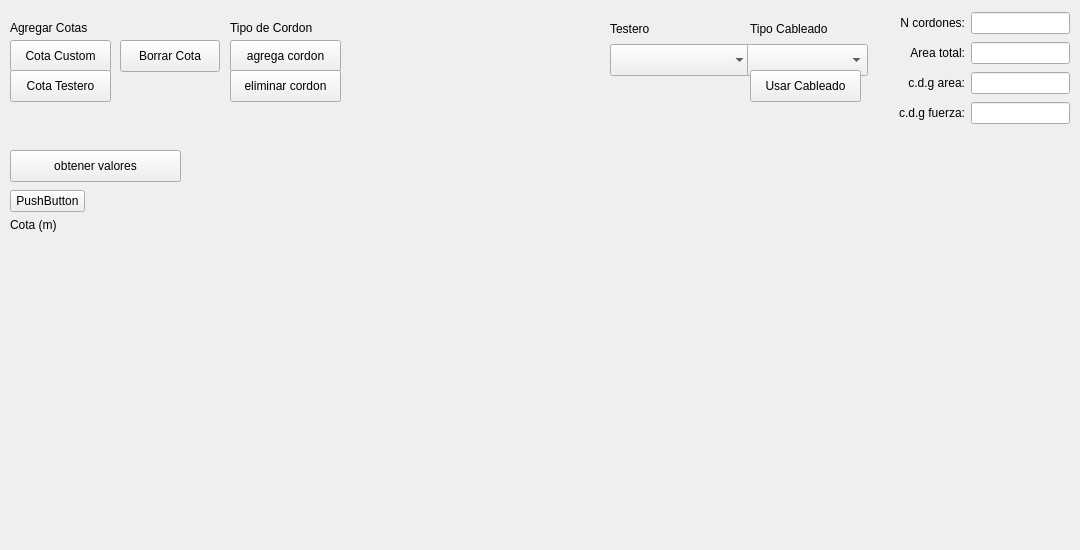
   <widget class="QWidget" name="tab_2">
    <attribute name="title">
     <string>Tab 2</string>
    </attribute>
    <widget class="QWidget" name="gridLayoutWidget_2">
     <property name="geometry">
      <rect>
       <x>10</x>
       <y>190</y>
       <width>1061</width>
       <height>351</height>
      </rect>
     </property>
     <layout class="QGridLayout" name="gridLayout">
      <property name="horizontalSpacing">
       <number>-1</number>
      </property>
      <item row="1" column="0">
       <layout class="QVBoxLayout" name="verticalLayout">
        <property name="spacing">
         <number>0</number>
        </property>
        <item>
         <widget class="QLabel" name="tab2_label_cota">
          <property name="maximumSize">
           <size>
            <width>100</width>
            <height>16777215</height>
           </size>
          </property>
          <property name="text">
           <string>Cota (m)</string>
          </property>
         </widget>
        </item>
        <item>
         <spacer name="verticalSpacer_2">
          <property name="orientation">
           <enum>Qt::Orientation::Vertical</enum>
          </property>
          <property name="sizeHint" stdset="0">
           <size>
            <width>20</width>
            <height>40</height>
           </size>
          </property>
         </spacer>
        </item>
       </layout>
      </item>
      <item row="0" column="0">
       <widget class="QPushButton" name="tab2_relleno_layout_armaduras">
        <property name="enabled">
         <bool>true</bool>
        </property>
        <property name="maximumSize">
         <size>
          <width>75</width>
          <height>16777215</height>
         </size>
        </property>
        <property name="text">
         <string>PushButton</string>
        </property>
       </widget>
      </item>
      <item row="1" column="1">
       <spacer name="horizontalSpacer">
        <property name="orientation">
         <enum>Qt::Orientation::Horizontal</enum>
        </property>
        <property name="sizeHint" stdset="0">
         <size>
          <width>40</width>
          <height>20</height>
         </size>
        </property>
       </spacer>
      </item>
     </layout>
    </widget>
    <widget class="QPushButton" name="tab2_btn_add_cota_custom">
     <property name="geometry">
      <rect>
       <x>10</x>
       <y>40</y>
       <width>101</width>
       <height>32</height>
      </rect>
     </property>
     <property name="text">
      <string>Cota Custom</string>
     </property>
    </widget>
    <widget class="QPushButton" name="tab2_btn_add_cord">
     <property name="geometry">
      <rect>
       <x>230</x>
       <y>40</y>
       <width>111</width>
       <height>32</height>
      </rect>
     </property>
     <property name="text">
      <string>agrega cordon</string>
     </property>
    </widget>
    <widget class="QPushButton" name="tab2_btn_del_cota">
     <property name="geometry">
      <rect>
       <x>120</x>
       <y>40</y>
       <width>100</width>
       <height>32</height>
      </rect>
     </property>
     <property name="text">
      <string>Borrar Cota</string>
     </property>
    </widget>
    <widget class="QPushButton" name="tab2_btn_del_cord">
     <property name="geometry">
      <rect>
       <x>230</x>
       <y>70</y>
       <width>111</width>
       <height>32</height>
      </rect>
     </property>
     <property name="text">
      <string>eliminar cordon</string>
     </property>
    </widget>
    <widget class="QWidget" name="gridLayoutWidget_3">
     <property name="geometry">
      <rect>
       <x>899</x>
       <y>10</y>
       <width>171</width>
       <height>116</height>
      </rect>
     </property>
     <layout class="QGridLayout" name="tab2_gridLayout_totales">
      <item row="0" column="0">
       <widget class="QLabel" name="tab2_label_cant_cord">
        <property name="text">
         <string>N cordones:</string>
        </property>
        <property name="alignment">
         <set>Qt::AlignmentFlag::AlignRight|Qt::AlignmentFlag::AlignTrailing|Qt::AlignmentFlag::AlignVCenter</set>
        </property>
       </widget>
      </item>
      <item row="2" column="0">
       <widget class="QLabel" name="tab2_label_cdg_area">
        <property name="text">
         <string>c.d.g area:</string>
        </property>
        <property name="alignment">
         <set>Qt::AlignmentFlag::AlignRight|Qt::AlignmentFlag::AlignTrailing|Qt::AlignmentFlag::AlignVCenter</set>
        </property>
       </widget>
      </item>
      <item row="1" column="0">
       <widget class="QLabel" name="tab2_label_area_total">
        <property name="text">
         <string>Area total:</string>
        </property>
        <property name="alignment">
         <set>Qt::AlignmentFlag::AlignRight|Qt::AlignmentFlag::AlignTrailing|Qt::AlignmentFlag::AlignVCenter</set>
        </property>
       </widget>
      </item>
      <item row="2" column="1">
       <widget class="QLineEdit" name="tab2_line_total_cdg_area"/>
      </item>
      <item row="1" column="1">
       <widget class="QLineEdit" name="tab2_line_total_area"/>
      </item>
      <item row="0" column="1">
       <widget class="QLineEdit" name="tab2_line_total_cordones"/>
      </item>
      <item row="3" column="0">
       <widget class="QLabel" name="tab2_label_cdg_fuerza">
        <property name="text">
         <string>c.d.g fuerza:</string>
        </property>
        <property name="alignment">
         <set>Qt::AlignmentFlag::AlignRight|Qt::AlignmentFlag::AlignTrailing|Qt::AlignmentFlag::AlignVCenter</set>
        </property>
       </widget>
      </item>
      <item row="3" column="1">
       <widget class="QLineEdit" name="tab2_line_total_cdg_fuerza"/>
      </item>
     </layout>
    </widget>
    <widget class="QPushButton" name="tab2_btn_valores">
     <property name="geometry">
      <rect>
       <x>10</x>
       <y>150</y>
       <width>171</width>
       <height>32</height>
      </rect>
     </property>
     <property name="text">
      <string>obtener valores</string>
     </property>
    </widget>
    <widget class="QLabel" name="tab2_label_cota_dinamica">
     <property name="geometry">
      <rect>
       <x>10</x>
       <y>20</y>
       <width>101</width>
       <height>16</height>
      </rect>
     </property>
     <property name="text">
      <string>Agregar Cotas</string>
     </property>
    </widget>
    <widget class="QPushButton" name="tab2_btn_add_cota_testero">
     <property name="geometry">
      <rect>
       <x>10</x>
       <y>70</y>
       <width>101</width>
       <height>32</height>
      </rect>
     </property>
     <property name="text">
      <string>Cota Testero</string>
     </property>
    </widget>
    <widget class="QLabel" name="tab2_label_cota_dinamica_2">
     <property name="geometry">
      <rect>
       <x>230</x>
       <y>20</y>
       <width>101</width>
       <height>16</height>
      </rect>
     </property>
     <property name="text">
      <string>Tipo de Cordon</string>
     </property>
    </widget>
    <widget class="QLabel" name="tab2_label_testero">
     <property name="geometry">
      <rect>
       <x>610</x>
       <y>20</y>
       <width>113</width>
       <height>18</height>
      </rect>
     </property>
     <property name="text">
      <string>Testero</string>
     </property>
    </widget>
    <widget class="QComboBox" name="tab2_combo_testero">
     <property name="geometry">
      <rect>
       <x>610</x>
       <y>44</y>
       <width>141</width>
       <height>32</height>
      </rect>
     </property>
    </widget>
    <widget class="QComboBox" name="tab2_combo_preset">
     <property name="geometry">
      <rect>
       <x>747</x>
       <y>44</y>
       <width>121</width>
       <height>32</height>
      </rect>
     </property>
    </widget>
    <widget class="QLabel" name="tab2_label_preset">
     <property name="geometry">
      <rect>
       <x>750</x>
       <y>20</y>
       <width>112</width>
       <height>18</height>
      </rect>
     </property>
     <property name="text">
      <string>Tipo Cableado</string>
     </property>
    </widget>
    <widget class="QPushButton" name="tab2_btn_aplicar_preset">
     <property name="geometry">
      <rect>
       <x>750</x>
       <y>70</y>
       <width>111</width>
       <height>32</height>
      </rect>
     </property>
     <property name="text">
      <string>Usar Cableado</string>
     </property>
    </widget>
   </widget>
